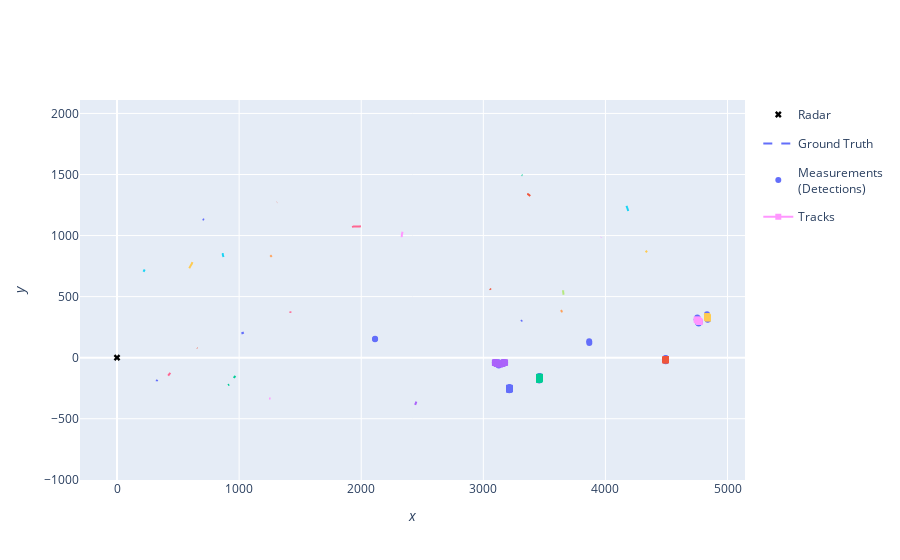

The notebook cell saved with this chart:
### Markdown cell above
Plot the resulting tracks

### Code cell
plotter.plot_tracks(all_tracks, [0,2])
plotter.fig.show()
